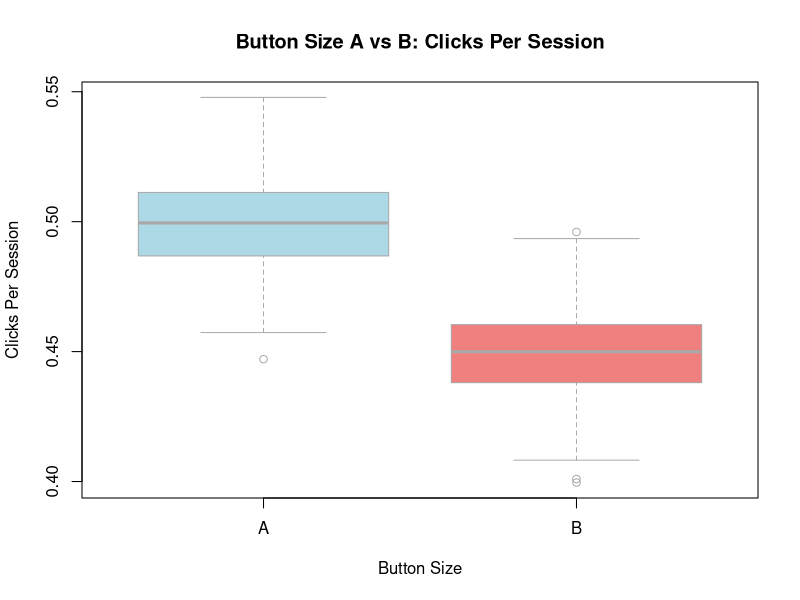
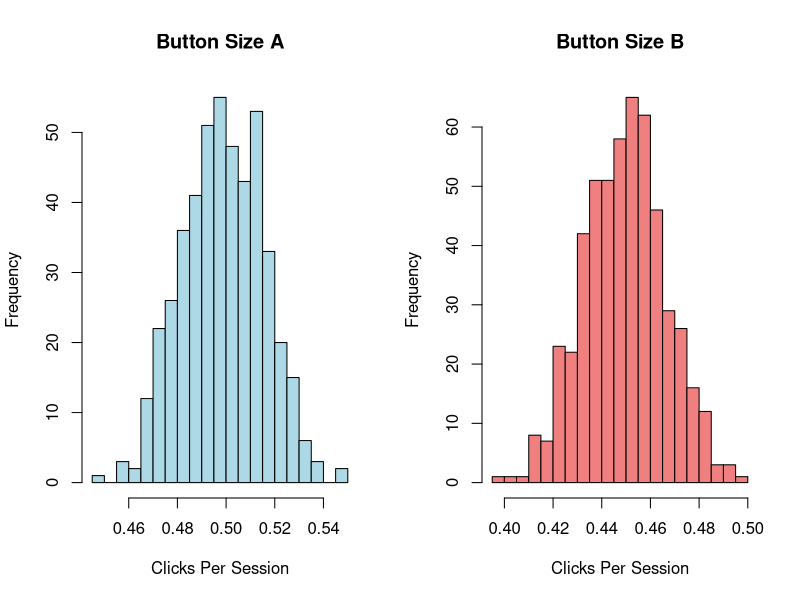
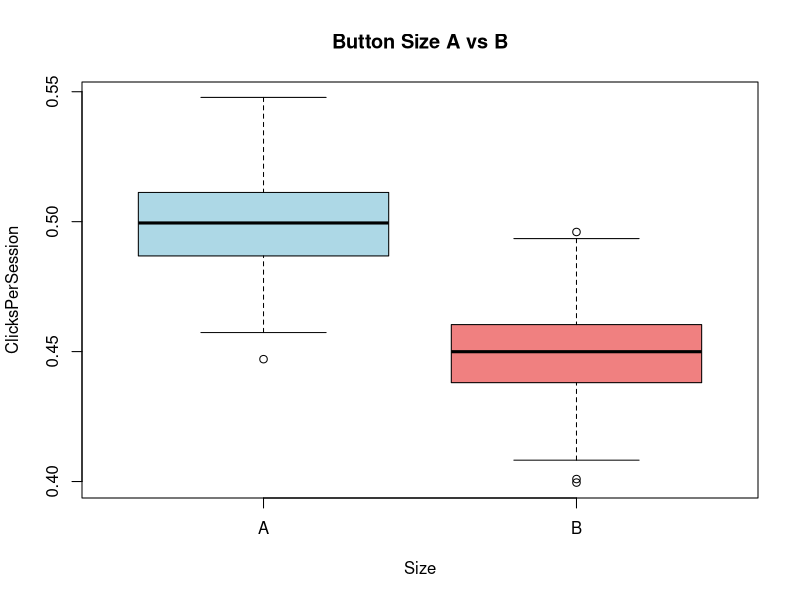

Reproduce these figures in R, in order.
# Load the button A/B test data
data <- read.csv("Size.csv", 
                 sep = "\t",           # Tab-separated
                 dec = ",",            # European decimal (comma)
                 stringsAsFactors = TRUE)

# First 6 rows
head(data)

# Last 6 rows
tail(data)

# Structure
str(data)

# Summary statistics
summary(data)

# How many in each group?
table(data$Size)

# Mean (average) clicks per group
aggregate(ClicksPerSession ~ Size, data = data, FUN = mean)

# Standard deviation (spread)
aggregate(ClicksPerSession ~ Size, data = data, FUN = sd)

# Professional boxplot
boxplot(ClicksPerSession ~ Size, data = data,
        main = "Button Size A vs B: Clicks Per Session",
        xlab = "Button Size",
        ylab = "Clicks Per Session",
        col = c("lightblue", "lightcoral"),
        border = "darkgray")

# Size by size histograms
par(mfrow = c(1, 2)) # 1 row, 2 columns

hist(data$ClicksPerSession[data$Size == "A"],
     main = "Button Size A",
     xlab = "Clicks Per Session",
     col = "lightblue",
     breaks = 30)

hist(data$ClicksPerSession[data$Size == "B"],
     main = "Button Size B",
     xlab = "Clicks Per Session",
     col = "lightcoral",
     breaks = 30)

par(mfrow = c(1,1)) # Rest to single plot

#The main statistical test
t_test_result <- t.test(ClicksPerSession ~ Size, data = data)

# View results
print(t_test_result)
# Output: 
# p-value < 2.2e-16, group A mean = 0.4988552,
# group B mean = 0.4494415
# --------------------------------------------------------------------

# Check significance
if (t_test_result$p.value < 0.05) {
  cat("SIGNIFICANT! Button A and B are different.\n")
  cat("P-value:", t_test_result$p.value, "\n")
}

# CALCULATE EFFECT SIZE

# Extract values
mean_A <- mean(data$ClicksPerSession[data$Size == "A"])
mean_B <- mean(data$ClicksPerSession[data$Size == "B"])
n_A <- sum(data$Size == "A")
n_B <- sum(data$Size == "B")
sd_A <- sd(data$ClicksPerSession[data$Size == "A"])
sd_B <- sd(data$ClicksPerSession[data$Size == "B"])

#Pooled standard deviation
pooled_sd <- sqrt(((n_A - 1) * sd_A^2 + (n_B - 1) * sd_B^2) / (n_A + n_B - 2))

# Cohen's d (effect size)
cohens_d <- (mean_A - mean_B) / pooled_sd

cat("Cohen's d:", round(cohens_d, 3), "\n")

# Interpret
if (abs(cohens_d) < 0.2) {
  cat("Effect size: NEGLIGIBLE\n")
} else if (abs(cohens_d) < 0.5) {
  cat("Effect size: SMALL\n")
} else if (abs(cohens_d) < 0.8) {
  cat("Effect size: MEDIUM\n")
} else {
  cat("Effect size: LARGE\n")
}

# CALCULATE PRACTICAL DIFFERENCE
# Percentage difference
percent_diff <- ((mean_A - mean_B) / mean_B) * 100

cat("\n==========================================\n")
cat("FINAL RESULTS SUMMARY\n")
cat("==========================================\n")
cat("Button A mean:", round(mean_A, 4), "\n")
cat("Button B mean:", round(mean_B, 4), "\n")
cat("Absolute difference:", round(mean_A - mean_B, 4), "\n")
cat("Percentage difference:", round(percent_diff, 2), "%\n")
cat("P-value:", format(t_test_result$p.value, scientific = FALSE), "\n")
cat("Cohen's d:", round(cohens_d, 3), "\n")

# APPLY DECISION FRAMEWORK
cat("\nDECISION CHECKLIST:\n")

# 1. Statistical significance
cat("1. P-value < 0.05? ")
if (t_test_result$p.value < 0.05) {
  cat("YES ✓\n")
} else {
  cat("NO ✗\n")
}

# 2. Effect size
cat("2. Cohen's d > 0.5? ")
if (abs(cohens_d) > 0.5) {
  cat("YES ✓\n")
} else {
  cat("NO ✗\n")
}

# 3. Practical significance
cat("3. Percentage diff > 5%? ")
if (abs(percent_diff) > 5) {
  cat("YES ✓\n")
} else {
  cat("NO ✗\n")
}

cat("\n==========================================\n")
cat("FINAL RECOMMENDATION:\n")
cat("==========================================\n")

if (t_test_result$p.value < 0.05 && abs(cohens_d) > 0.5 && abs(percent_diff) > 5) {
  if (mean_A > mean_B) {
    cat("★ IMPLEMENT BUTTON SIZE A\n")
    cat("It clearly outperforms Button B.\n")
  } else {
    cat("★ IMPLEMENT BUTTON SIZE B\n")
    cat("It clearly outperforms Button A.\n")
  }
} else if (t_test_result$p.value < 0.05) {
  cat("⚠ STATISTICALLY SIGNIFICANT BUT SMALL EFFECT\n")
  cat("Difference is real but small. Consider other factors.\n")
} else {
  cat("→ NO CLEAR WINNER\n")
  cat("Insufficient evidence of a difference.\n")
}

# Save your plot
png("button_ab_test_boxplot.png", width = 800, height = 600)
boxplot(ClicksPerSession ~ Size, data = data,
        main = "Button Size A vs B",
        col = c("lightblue", "lightcoral"))
dev.off()

cat("Plot saved as: button_ab_test_boxplot.png\n")
cat("==========================================\n")
